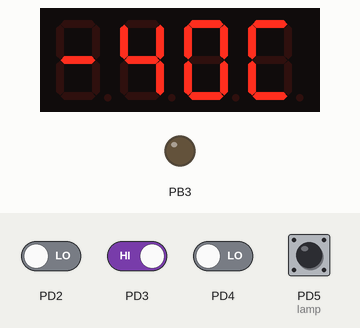
Bench run of a program on a simulated ATmega328P, built with avr-gcc and emulated at 16 MHz. Shown: 4-digit seven-segment display, output pins drawn as LEDs (lit = HIGH). Wiring (inferred from the names in the program): TM1637 display: clock PD1; DIO PD0. The inputs (shaded band) are chosen by the test bench; at power-on: PD3, PD5 (lamp) HIGH, PD2, PD4 LOW. EEPROM starts erased; pins used as bus, display or sensor lines are not drawn.

Above: at 2.8 s.
2.9 s: PD3 driven LOW
At 3.9 s:
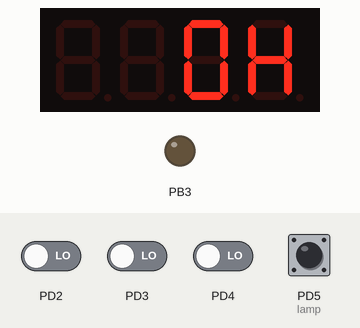
4.4 s: PD3 driven HIGH
At 5.5 s:
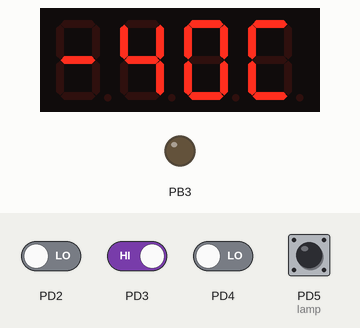
5.9 s: PD4 driven HIGH
Timing chart, 0 to 8.9 s (numbered marks = the images above; inputs shaded):
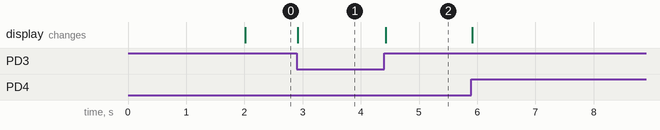

Measured:
- after the input at 2.9 s, the display: changes at once (image 1)
- after the input at 4.4 s, the display: changes at once (image 2)

The program:

main.c
```c
#define F_CPU 16000000UL

#include <avr/io.h>
#include <avr/interrupt.h>
#include <stdint.h>

#include "j1850pwm.h"
#include "tm1637.h"
#include "m328_eeprom.h"
// #include "m328_uart.h"

#define MAX_BRIGHTNESS 7
#define MIN_BRIGHTNESS 2

volatile uint32_t millis = 0;
void delay(uint32_t ms) {
  uint32_t now = millis;
  while ((millis - now) < ms);
}

volatile const uint8_t spar[4] = {0xA1, 0x29, 0x10, 0x02};
volatile const uint8_t tmar[4] = {0x81, 0x49, 0x10, 0x10};
volatile uint8_t speed = 0;
volatile int8_t temp = -40;

volatile uint16_t msec_addr = 0;
volatile uint32_t msec = 0;
uint32_t msec_counter = 0;

uint8_t backlight = 0;

int main() {
  // setup timer0 to 40us
  TCCR0A |= (1 << WGM01); // set tim0 to CTC mode
  TCCR0B |= (1 << CS01); // set div/8
  TIMSK0 |= (1 << OCIE0A);    // Set the ISR COMPA vect
  OCR0A = EOD; // when 40us, interrupt catched

  // setup timer2 to 1ms
  TCCR2A |= (1 << WGM21); // set tim0 to CTC mode
  TCCR2B |= (1 << CS22); // set div/64
  TIMSK2 |= (1 << OCIE2A);    // Set the ISR COMPA vect
  OCR2A = 250; // when 1ms, interrupt catched

  // setup int0 to change (j1850)
  EICRA |= (1 << ISC00); // logic change on int0
  EIMSK |= (1 << INT0); // turn on int0

  // setup int1 to falling (ignition)
  EICRA |= (1 << ISC11); // logic falling on int1
  EIMSK |= (1 << INT1); // turn on int1

  // setup pins
  DDRD &= ~(1 << PD2); // set PD2 as INPUT  // j1850+
  DDRD &= ~(1 << PD3); // set PD3 as INPUT  // ingnition on monitoring
  DDRD &= ~(1 << PD4); // set PD4 as INPUT  // backlight monitoring
  DDRD &= ~(1 << PD5); // set PD5 as INPUT  // oil lamp monitoring
  DDRD |=  (1 << PD0); // set PD0 as OUTPUT // tm1637 dio
  DDRD |=  (1 << PD1); // set PD1 as OUTPUT // tm1637 clk
  DDRB |=  (1 << PB3); // set PB3 as OUTPUT // debug

  backlight = (PIND & (1 << PD4));
  if (backlight) tm1637_init(MIN_BRIGHTNESS);
  else tm1637_init(MAX_BRIGHTNESS);

  uint32_t disp_upd_counter = 0;

  sei(); // enable interrupts

  for (uint16_t a = 0; a < 1024; a++) {
    uint8_t cell = eeprom_read(a);
    if (cell == 0x00 && msec_addr == 0x00) {
      msec_addr = a;
      msec |= (uint32_t) eeprom_read(msec_addr + 1) << (8 * 3);
      msec |= (uint32_t) eeprom_read(msec_addr + 2) << (8 * 2);
      msec |= (uint32_t) eeprom_read(msec_addr + 3) << (8 * 1);
      msec |= (uint32_t) eeprom_read(msec_addr + 4) << (8 * 0);
    }
  }

  tm1637_print(msec % 3600, 3);
  delay(2000);

  if (PIND & (1 << PD4)) {
    uint8_t rev_count = 60;
    while (rev_count && !(PIND & (1 << PD5)) && (PIND & (1 << PD4))) { // while oil lamp and backlight on
      tm1637_print(rev_count--, 2);
      delay(1000);
    }
    if (rev_count == 0) {
      msec = 0;
      for (uint16_t i = 0; i < 1024; i++) eeprom_write(i, 0xFF); // clear eeprom
      tm1637_char(0b01011110, 0); // 'd'
      tm1637_char(0b01011100, 1); // 'o'
      tm1637_char(0b01010100, 2); // 'n'
      tm1637_char(0b01111001, 3); // 'E'
      delay(3000);
    }
  }

  while (1) {
  // display block
  // print temp and speed
    if (millis - disp_upd_counter > 50) {
      disp_upd_counter = millis;
      if (speed < 20) {
        tm1637_print(temp, 2);
        tm1637_char(0b00111001, 3); // 'C'
      }
      else {
        tm1637_print(speed, 3);
      }
    }
  // GPIO block
  // set brightness
    if ((PIND & (1 << PD4)) && !backlight) { // backlight turn on
      backlight = 1;
      tm1637_init(MIN_BRIGHTNESS);
    }
    if (!(PIND & (1 << PD4)) && backlight) { // backlight turn off
      backlight = 0;
      tm1637_init(MAX_BRIGHTNESS);
    }
  // moto-hours
    if ((PIND & (1 << PD5)) && (millis - msec_counter > 1000)) {
      msec_counter = millis;
      if (++msec >= 1000UL * 3600) {
        msec = 0;
      }
    }
  }
}

uint8_t compare_arrays(uint8_t* a, uint8_t* b) {
  for (uint8_t i = 0; i < 4; i++) {
    if (a[i] != b[i]) return 0;
  }
  return 1;
}

ISR (TIMER0_COMPA_vect) { // timer0 overflow interrupt
  if (data_pointer) {
    if (compare_arrays((uint8_t*) data, (uint8_t*) spar)) {
      speed = ((data[4] << 8) | data[5]) >> 7;
    }
    if (compare_arrays((uint8_t*) data, (uint8_t*) tmar)) {
      temp = data[4] - 40;
    }
    data_pointer = 0;
  }
}

ISR (TIMER2_COMPA_vect) { // timer2 overflow interrupt
  millis++;
}

ISR(INT1_vect) { // if int1 falling
  tm1637_init(MAX_BRIGHTNESS);
  eeprom_write(msec_addr, 0xFF);
  msec_addr++;
  eeprom_write(msec_addr, 0x00);
  eeprom_write(msec_addr + 1, (uint8_t) (msec >> (8 * 3)));
  eeprom_write(msec_addr + 2, (uint8_t) (msec >> (8 * 2)));
  eeprom_write(msec_addr + 3, (uint8_t) (msec >> (8 * 1)));
  eeprom_write(msec_addr + 4, (uint8_t) (msec >> (8 * 0)));
  tm1637_print(msec / 3600, 2);
  tm1637_char(0b01110110, 3); // 'H'
  while (!(PIND & (1 << PD3))); // while ingition off
  if (PIND & (1 << PD4)) tm1637_init(MIN_BRIGHTNESS);
}
```

j1850pwm.h
```c
#ifndef __J1850PWM_H__
#define __J1850PWM_H__

#include <avr/io.h>
#include <util/delay.h>
#include <avr/interrupt.h>

// j1850 timings, 0.5us per unit
#define GAP 2*4
#define SOF 2*32
#define SOF_MIN (SOF-GAP)
#define SOF_MAX (SOF+GAP)
#define LOW 2*16
#define HIGH 2*8
#define MID ((LOW+HIGH)/2)
#define EOD 2*40

volatile uint8_t pulse_duration = 0;
volatile uint8_t data[12] = {0};
volatile uint8_t data_pointer = 0;
volatile uint8_t byte_buffer = 0;
volatile uint8_t bit_counter = 0b10000000;

ISR(INT0_vect) { // if int0 changing
  if (PIND & (1 << PD2)) { // if rising
    TCNT0 = 0;
  }
  else { // falling
    pulse_duration = TCNT0;
    TCNT0 = 0;
    if (pulse_duration >= SOF_MIN) {
      if (pulse_duration <= SOF_MAX) {
        data_pointer = 0;
        byte_buffer = 0;
        bit_counter = 0b10000000;
      }
    }
    else {
      if (pulse_duration < MID) {
        byte_buffer |= bit_counter;
      }
      bit_counter >>= 1;
      if (bit_counter == 0) {
        data[data_pointer++] = byte_buffer;
        bit_counter = 0b10000000;
        byte_buffer = 0;
      }
    }
  }
}

#endif // __J1850PWM_H__
```

m328_eeprom.h
```c
#ifndef __M328_EEPROM_H__
#define __M328_EEPROM_H__

#include <avr/io.h>
#include <stdint.h>

uint8_t eeprom_read(uint16_t address) {
  while(EECR & (1 << EEPE));  // wait eeprom ready
  EEAR = address;
  EECR |= (1 << EERE); // read EEPROM
  return EEDR; // return byte
}

void eeprom_write(uint16_t address, uint8_t byte) {
  if (eeprom_read(address) == byte) return; // not rewrite same data
  while(EECR & (1 << EEPE));  // wait eeprom ready
  EEAR = address;
  EEDR = byte;
  EECR |= (1 << EEMPE); // allow write
  EECR |= (1 << EEPE); // write byte
}

#endif // __M328_EEPROM_H__
```

tm1637.h
```c
#ifndef	__TM1637_H__
#define	__TM1637_H__

#include <avr/io.h>
#include <stdint.h>
#include <util/delay.h>

#define dio_set()   PORTD |=  (1 << PD0)
#define dio_reset() PORTD &= ~(1 << PD0)
#define clk_set()   PORTD |=  (1 << PD1)
#define clk_reset() PORTD &= ~(1 << PD1)

// #define TM1637_SLOW
#ifdef TM1637_SLOW
#define delay_clk()  _delay_us(5)
#else
#define delay_clk()
#endif // TM1637_SLOW

uint8_t tm1637_buffer[4] = {0};

void tm1637_start() {
  clk_set();
  dio_set();
  delay_clk();
  dio_reset();
}

void tm1637_stop() {
  clk_set();
  dio_reset();
  delay_clk();
  dio_set();
}

void tm1637_send_byte(uint8_t byte) {
  // byte
  for (uint8_t i = 0; i < 8; i++) {
    clk_reset();
    if (byte & (1 << i)) {
      dio_set();
    }
    else {
      dio_reset();
    }
    delay_clk();
    clk_set();
    delay_clk();
  }
  // ignore acknowlege
  clk_reset();
  delay_clk();
  dio_reset();
  clk_set();
  delay_clk();
  clk_reset();
  delay_clk();
}

void tm1637_init(uint8_t brightness) {
  // init byte
    // bit0 - always 1
    // bit1 - always 0
    // bit2 - 0 or nevermind
    // bit3 - 0 or nevermind
    // bit4 - 1 - enable / 0 - disable
    // bit5,6,7 - brightness
  // conf byte
    // bit0 - always 0
    // bit1 - always 1
    // bit2 - 0 or nevermind
    // bit3 - 0 or nevermind
    // bit4 - 1 - test mode / 0 - normal mode
    // bit5 - 1 - fix address / 0 - autoincrement address (from left to right)
    // bit6 - 1 - read keyboard / 0 - write display
    // bit7 - always 0
  tm1637_start();
  tm1637_send_byte(0b10001000 | brightness);
  tm1637_stop();
  tm1637_start();
  tm1637_send_byte(0b01000000);
  tm1637_stop();
}

void tm1637_char(uint8_t c, uint8_t pos) {
  tm1637_start();
  tm1637_send_byte(0xC0 + pos);
  tm1637_buffer[pos] &= 0b10000000;
  tm1637_buffer[pos] |= c;
  tm1637_send_byte(tm1637_buffer[pos]);
  tm1637_stop();
}

void tm1637_print(int16_t value, uint8_t pos) {
  const uint8_t segments[] = { // 0bDGFEDCBA
  	0x3F, // 0
  	0x06, // 1
  	0x5B, // 2
  	0x4F, // 3
  	0x66, // 4
  	0x6D, // 5
  	0x7D, // 6
  	0x07, // 7
  	0x7F, // 8
  	0x6F  // 9
  };
  for (uint8_t i = 0; i < 4; i++) tm1637_buffer[i] &= 0b10000000;

  uint8_t sign_flag = 1; // 1 positive, 0 negative
  if (value < 0) {
    sign_flag = 0;
    value = -value;
  }

  for (int8_t i = pos; i >= 0; i--) {
    if (value) {
      tm1637_buffer[i] |= segments[value % 10];
      value /= 10;
    }
    else {
      if (i == pos) {
        tm1637_buffer[i] |= segments[0]; // '0'
      }
      if (sign_flag == 0) {
        tm1637_buffer[i] |= 0b01000000; // '-'
      }
      break;
    }
  }

  tm1637_start();
  tm1637_send_byte(0xC0); // left digit address
  for (uint8_t l = 0; l < 4; l++) {
    tm1637_send_byte(tm1637_buffer[l]);
  }
  tm1637_stop();
}

#endif	// __TM1637_H__
```
